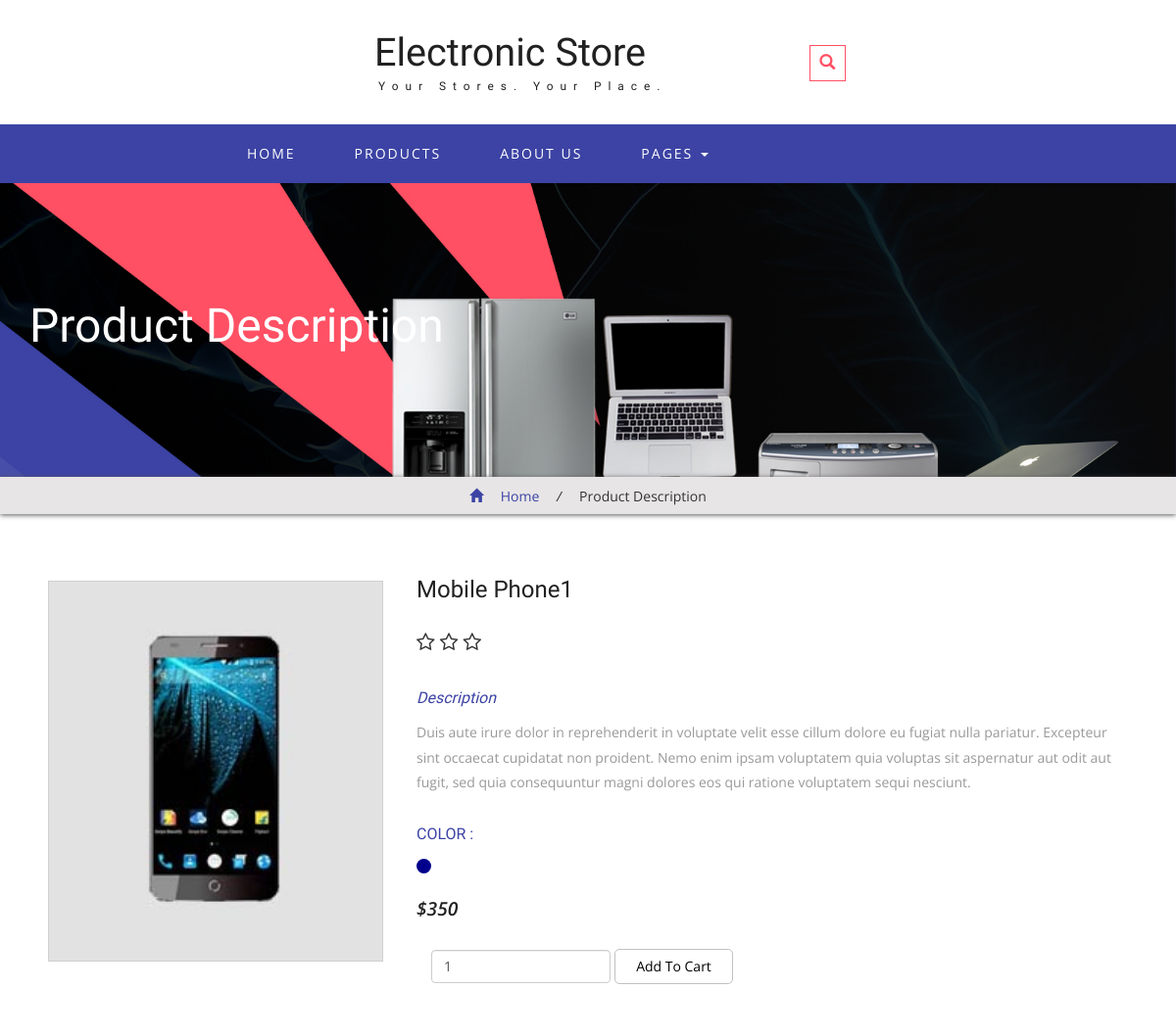
The app's page /single.php?proid=4 (upper part), older data.
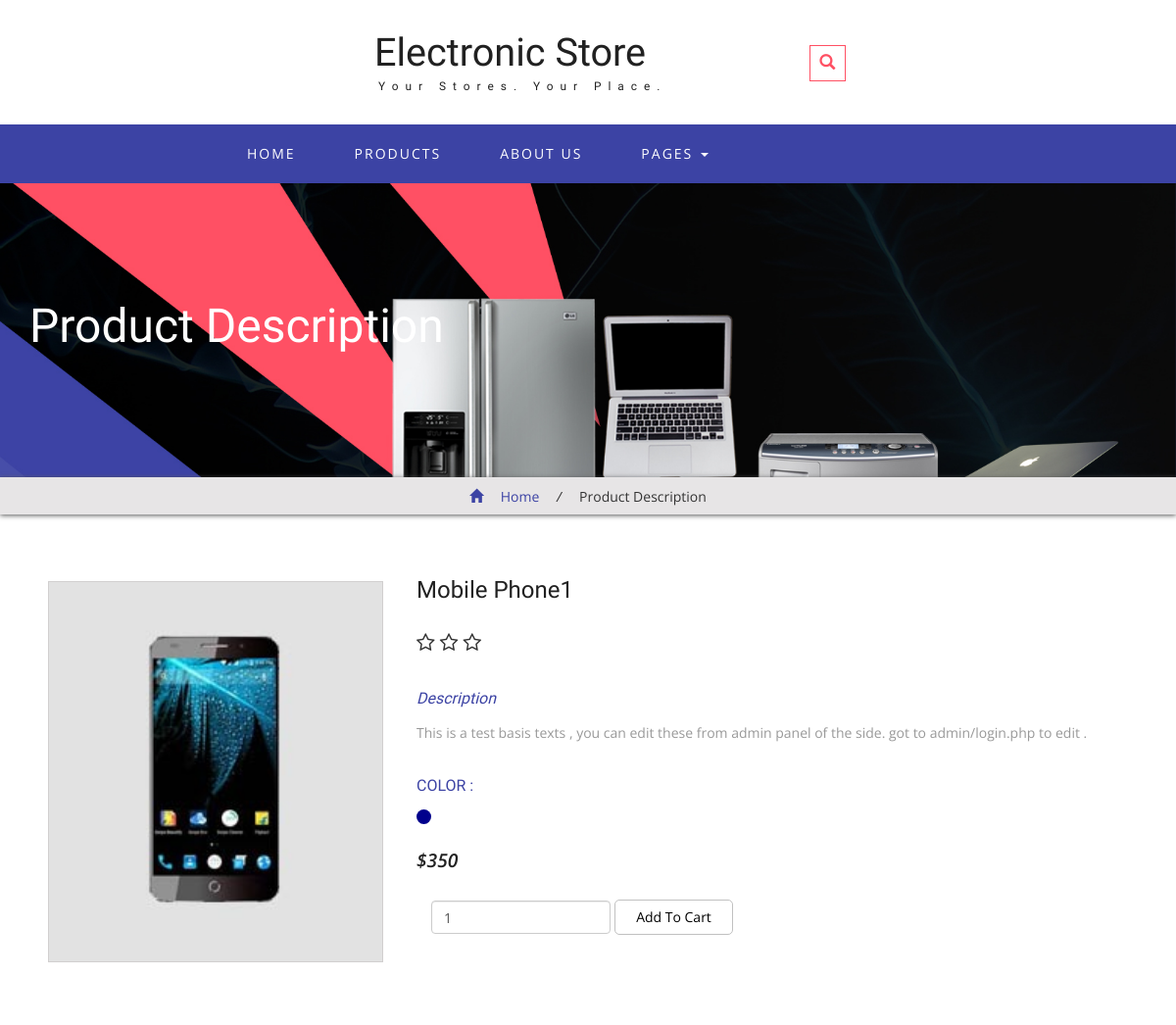
The same page, newer data.
### tables this page shows
CREATE TABLE `ecom_product` (
  `proid` int(11) NOT NULL,
  `proname` varchar(20) NOT NULL,
  `catid` int(11) NOT NULL,
  `brandid` int(11) NOT NULL,
  `body` text NOT NULL,
  `price` float NOT NULL,
  `image` varchar(200) NOT NULL,
  `type` varchar(11) NOT NULL,
  `date` date DEFAULT NULL
);

CREATE TABLE `ecom_product_review` (
  `revid` int(11) NOT NULL,
  `cmrid` int(11) NOT NULL,
  `proid` int(11) NOT NULL,
  `name` varchar(30) NOT NULL,
  `email` varchar(100) NOT NULL,
  `phone` varchar(15) NOT NULL,
  `review` text NOT NULL,
  `rate` int(11) NOT NULL,
  `date` date DEFAULT NULL
);

### classes/Product.php (called while the page is built, shortened)
<?php
    $filePath = realpath(dirname(__FILE__));
    include_once $filePath.'/../lib/Database.php';
    class Product
    {
        private $db;
        public function __construct()
        {
            $this->db = new Database();
        }
        public function getProductById($id)
        {
            return $this->db->select("SELECT * FROM ecom_product WHERE proid = '$id'");
        }
        public function rating($proRev)
        {
            return $this->db->select("SELECT * FROM ecom_product_review WHERE proid = '$proRev' ");
        }
    }
?>

### lib/Database.php (called while the page is built, shortened)
<?php
    class Database
    {
        private $host   = DB_HOST;
        private $user   = DB_USER;
        private $pass   = DB_PASS;
        private $dbname = DB_NAME;
        public $link;
        private function connectDB()
        {
            $this->link = new mysqli($this->host, $this->user, $this->pass, $this->dbname);
        }
        public function select($query){
            $result = $this->link->query($query) or die($this->link->error.__LINE__);
            if($result->num_rows > 0)
            {
                return $result;
            }
            else
            {
                return false;
            }
        }
    }
?>

### single.php (the view, shortened to what this page needs)
<?php
    if (!isset($_GET['proid']) || $_GET['proid'] == null) echo "<script>window.location = 'index.php'</script>";
    else $productId = $_GET['proid'];
?>
<?php
    include "lib/Database.php";
    $productObject      = new Product();
?>
<!DOCTYPE html>
<html lang="<?php echo $_SERVER['HTTP_ACCEPT_LANGUAGE']?>">
<head>
<link href="css/bootstrap.css" rel="stylesheet" type="text/css" media="all" />
<link href="css/style.css" rel="stylesheet" type="text/css" media="all" />
<link href="css/fasthover.css" rel="stylesheet" type="text/css" media="all" />
<link href="css/font-awesome.css" rel="stylesheet">
</head>
<body>
	<div class="header" id="home1">
		<div class="container">
			<div class="w3l_logo">
				<h1><a href="index.php">Electronic Store<span>Your stores. Your place.</span></a></h1>
			</div>
            <div class="search">
                <label class="icon-search" for="search_box"><span class="glyphicon glyphicon-search" aria-hidden="true"></span></label>
            </div>
		</div>
	</div>
	<div class="navigation">
		<div class="container">
			<nav class="navbar navbar-default">
				<div class="collapse navbar-collapse" id="bs-megadropdown-tabs">
					<ul class="nav navbar-nav">
						<li><a href="index.php">Home</a></li>
						<li>
							<a href="products.php" >Products</a>
						</li>
						<li><a href="about.php">About Us</a></li>
                        <li class="w3pages"><a href="#" class="dropdown-toggle" data-toggle="dropdown" role="button" aria-haspopup="true" aria-expanded="false">Pages <span class="caret"></span></a>
                        </li>
					</ul>
				</div>
			</nav>
		</div>
	</div>
	<div class="banner banner10">
		<div class="container">
			<h2>Product Description</h2>
		</div>
	</div>
	<div class="breadcrumb_dress">
		<div class="container">
			<ul>
				<li><a href="index.php"><span class="glyphicon glyphicon-home" aria-hidden="true"></span> Home</a> <i>/</i></li>
				<li>Product Description</li>
			</ul>
		</div>
	</div>
<?php $proInfo = $productObject->getProductById($productId); if ($proInfo): ?>
    <?php while ($info = $proInfo->fetch_assoc()): $cat = $info['catid']; ?>
	<div class="single">
		<div class="container">
			<div class="col-md-4 single-left">
				<div class="flexslider">
					<ul class="slides">
						<li data-thumb="admin/<?php echo $info['image'];?>">
							<div class="thumb-image"> <img src="admin/<?php echo $info['image'];?>" data-imagezoom="true" class="img-responsive" alt=""> </div>
						</li>
					</ul>
				</div>
					<link rel="stylesheet" href="css/flexslider.css" type="text/css" media="screen" />
			</div>
                    <div class="col-md-8 single-right">
                        <h3><?php echo $info['proname']?></h3>
                        <div class="rating1">
                            <span class="star-rating">
                                <?php $rating = $productObject->rating($productId); if ($rating) :?>
                                    <?php while ($rev = $rating->fetch_assoc()): ?>
                                        <?php for ($i = 1; $i <= $rev['rate']; ++$i): ?>
                                            <span class="fa fa-star-o"></span>
                                        <?php endfor; ?>
                                    <?php endwhile; ?>
                                <?php endif; ?>
                            </span>
                        </div>
                        <div class="description">
                            <h5><i>Description</i></h5>
                            <p><?php echo $info['body'];?></p>
                        </div>
                        <div class="color-quality">
                            <div class="color-quality-left">
                                <h5>Color : </h5>
                                <ul>
                                    <li><a href="#" class="brown" style="color :<?php echo $info['type'];?>"><span></span></a></li>
                                </ul>
                            </div>
                            <div class="clearfix"> </div>
                        </div>
                        <div class="simpleCart_shelfItem">
                            <p><i class="item_price">$<?php echo $info['price'];?></i></p>
                            <form class="navbar-form navbar-left" method="post" action="">
                                <div class="form-group w3-agile">
                                    <input type="number" name="quantity" class="form-control" value="1">
                                </div>
                                <button type="submit" class="btn btn-default w3ls-cart" name="addCart" >Add To Cart</button>
                            </form>
                        </div>
                    </div>
			<div class="clearfix"> </div>
		</div>
	</div>
    <?php endwhile; ?>
<?php endif; ?>
	<?php include 'footer.php'?>

### footer.php (shortened to what this page needs)
</body>
</html>

### single.php (style rules this page uses)
.star-rating { line-height:32px; font-size:1.25em; }

Row changes from the older to the newer data that the page shows:
changed ecom_product "Mobile Phone1": body "Duis aute irure dolor in reprehenderit in voluptate velit esse cillum dolore eu fugiat nulla pariatur. Excepteur sint occaecat cupidatat non proident. Nemo enim ipsam voluptatem quia voluptas sit aspernatur aut odit aut fugit, sed quia consequuntur magni dolores eos qui ratione voluptatem sequi nesciunt." → "This is a test basis texts , you can edit these from admin panel of the side. got to admin/login.php to edit ."
